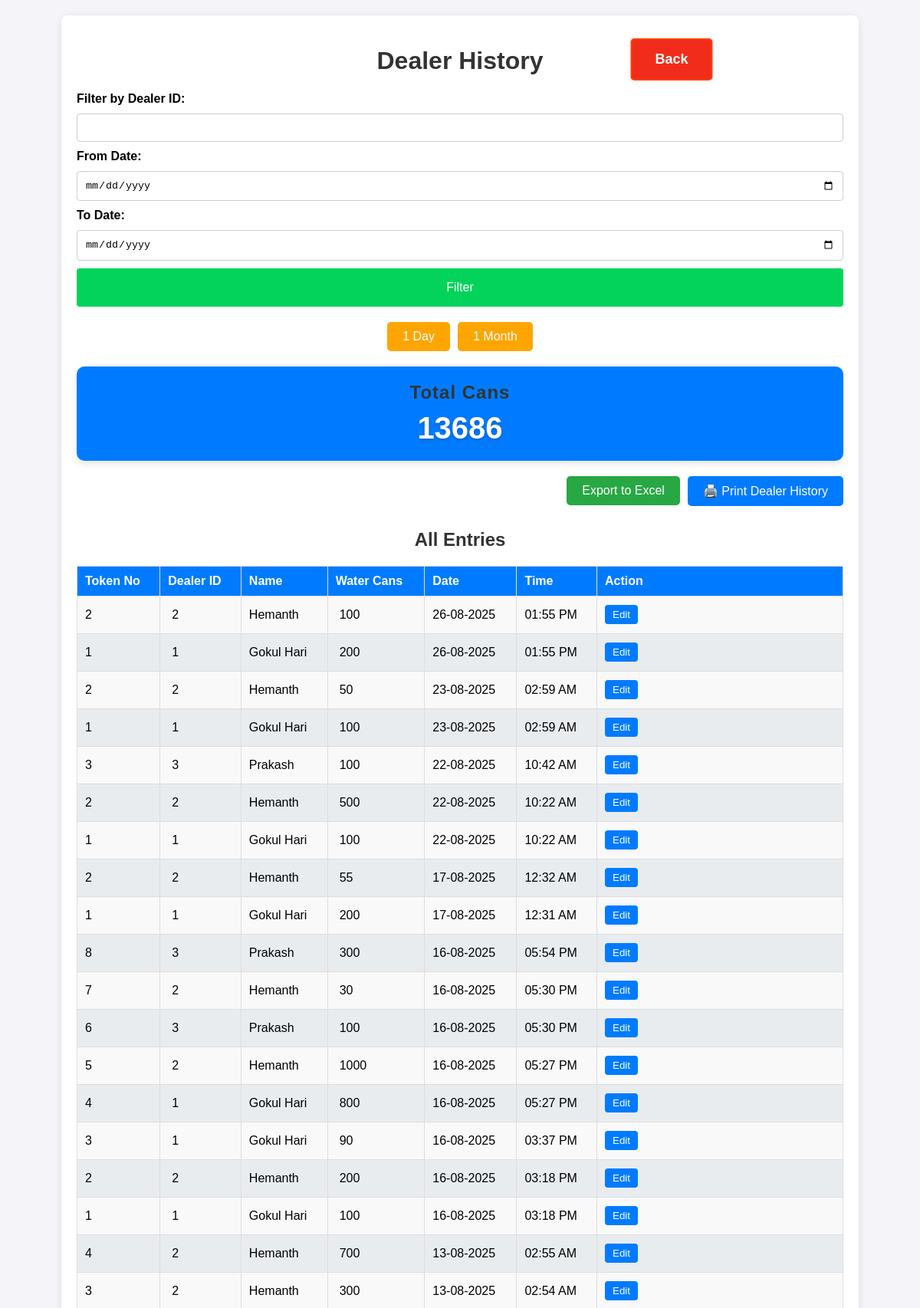
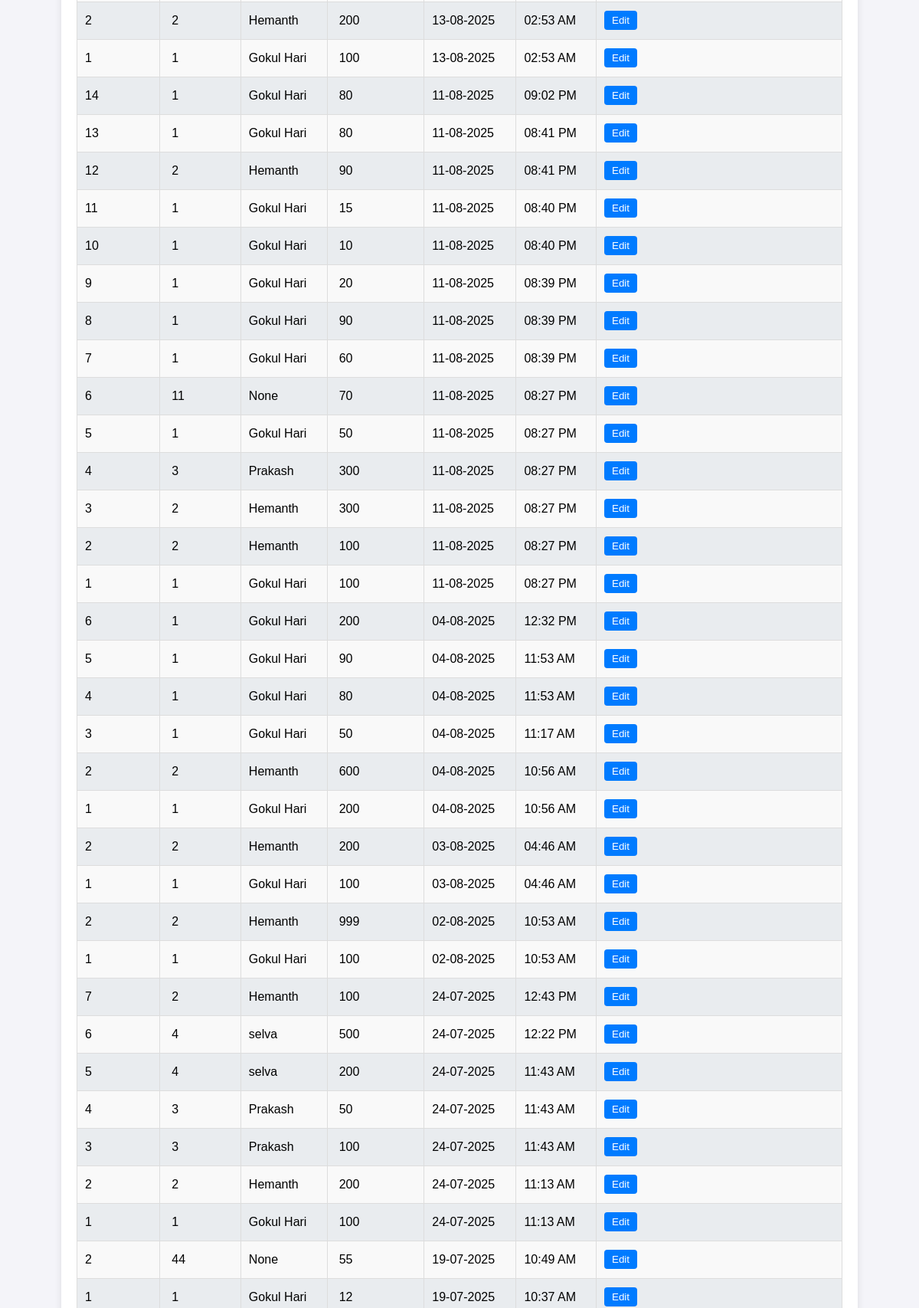
The page /history?filter_type=all (signed in, upper part) on the database its author committed (2 pictures, top to bottom).
### app.py (models this page shows, shortened)
class Dealer_details(db.Model):
    id = db.Column(db.Integer, primary_key=True)
    dealer_id = db.Column(db.String(100), nullable=False, unique=True)
    name = db.Column(db.String(100), nullable=False)
    mobile = db.Column(db.String(15), nullable=False)
    address = db.Column(db.String(400), nullable=True)
    aadhaar_file = db.Column(db.String(400))  # Path to Aadhaar copy
    photo_file = db.Column(db.String(400))

class Dealer(db.Model):
    id = db.Column(db.Integer, primary_key=True)
    dealer_id = db.Column(db.String(100), nullable=False)
    water_can_count = db.Column(db.Integer, nullable=False)
    timestamp = db.Column(db.DateTime, default=datetime.now)
    token_id = db.Column(db.Integer, nullable=False)  # Daily resetting token ID
    @property
    def formatted_date(self):
        return self.timestamp.strftime("%d-%m-%Y")  # Format the date
    @property
    def formatted_time(self):
        return self.timestamp.strftime("%I:%M %p")  # Format the time in 12-hour format

### app.py (the view)
@app.route('/history', methods=['GET'])
def history(msg=None):
    if 'user' not in session:
        return redirect(url_for("login"))
    filtered_data, filter_type = get_filtered_data(request)
    dealer_id_filter = request.args.get('dealer_id', '')  # Default is an empty string
    date_from = request.args.get('date_from', '')
    date_to = request.args.get('date_to', '')
    total_cans = sum(dealer.water_can_count for dealer, dealer_name in filtered_data)
    return render_template('history.html', data=filtered_data,
                            dealer_id=dealer_id_filter,
                            date_from=date_from,
                            date_to=date_to,
                            total_cans=total_cans,
                            filter_type=filter_type,
                            msg=msg)

### templates/history.html (shortened to what this page needs)
<!DOCTYPE html>
<html lang="en">
<head>
    <link rel="stylesheet" href="/static/styles.css">
</head>
<body>
    <div class="container history_container">
        <h1>Dealer History</h1>
        <form method="GET" class="form">
            <label for="dealer_id">Filter by Dealer ID:</label>
            <input type="text" id="dealer_id" name="dealer_id" value="{{ dealer_id }}">
            <label for="date_from">From Date:</label>
            <input type="date" id="date_from" name="date_from" value="{{ date_from }}">
            <label for="date_to">To Date:</label>
            <input type="date" id="date_to" name="date_to" value="{{ date_to }}">
            <button type="submit" name="filter_button" value="submit" class="btn">Filter</button>
        </form>
        <div class="filter-buttons hide-on-print">
            <a href="/history?filter_type=1-day" class="filter-button {{ 'active' if filter_type == '1-day' else '' }}">1 Day</a>
            <a href="/history?filter_type=1-month" class="filter-button {{ 'active' if filter_type == '1-month' else '' }}">1 Month</a>
        </div>
         <div class="total-cans-card">
            <h2>Total Cans</h2>
            <div class="total-cans-number">{{ total_cans }}</div>
        </div>
        <div class="export-options hide-on-print">
            <form action="/export" method="get">
                <button type="submit" class="export-button">Export to Excel</button>
            </form>
            <div style="text-align: right; margin-bottom: 10px;">
                <button class="print_btn" onclick="window.print()">
                    🖨️ Print Dealer History
                </button>
            </div>
        </div>
        <a href="/" class="back">Back</a>
        <h2>All Entries</h2>
        <table class="history_data">
            <thead>
                <tr>
                    <th>Token No</th>
                    <th>Dealer ID</th>
                    <th>Name</th>
                    <th>Water Cans</th>
                    <th>Date</th>
                    <th>Time</th>
                    <th class="history_action">Action</th>
                </tr>
            </thead>
            <tbody>
                {% for dealer, dealer_name in data %}
                <tr>
                    <td>{{ dealer.token_id }}</td>
                    <td><input type="text" id="dealer_id_{{ dealer.id }}" value="{{ dealer.dealer_id }}" readonly></td>
                    <td>{{ dealer_name }}</td>
                    <td><input type="number" id="water_can_{{ dealer.id }}" value="{{ dealer.water_can_count }}" readonly></td>
                    <td>{{ dealer.formatted_date }}</td>
                    <td>{{ dealer.formatted_time }}</td>
                    <td>
                        <button class="edit" onclick="enableEdit({{ dealer.id }})">Edit</button>
                    </td>
                </tr>
                {% endfor %}
            </tbody>
        </table>
    </div>
</body>
</html>

### static/styles.css (style rules this page uses)
body { font-family: Arial, sans-serif; background-color: #f4f4f9; margin: 0; padding: 0; }
.container { max-width: 800px; margin: 20px auto; background: #fff; padding: 20px; border-radius: 8px; box-shadow: 0 2px 10px rgba(0, 0, 0, 0.1); }
.history_container { max-width: 1000px; }
h1, h2 { color: #333; text-align: center; }
.form { display: flex; flex-direction: column; gap: 10px; margin-bottom: 20px; }
.form label { font-weight: bold; }
.form input { padding: 10px; border: 1px solid #ccc; border-radius: 4px; }
.btn { background-color: #03d35a; color: #fff; border: none; padding: 10px; border-radius: 4px; cursor: pointer; font-size: medium; height: 50px; }
table { width: 100%; border-collapse: collapse; margin-top: 10px; }
.filter-buttons { display: flex; justify-content: center; gap: 10px; margin-bottom: 20px; }
.filter-buttons .filter-button { all: unset; padding: 10px 20px; text-decoration: none; background-color: #ffa502; color: #fff; border-radius: 5px; transition: background-color 0.2s, transform 0.2s; }
.total-cans-card { display: flex; flex-direction: column; align-items: center; justify-content: center; background-color: #007bff; color: #fff; border-radius: 10px; padding: 20px; box-shadow: 0 4px 8px rgba(0, 0, 0, 0.1); margin-bottom: 20px; text-align: center; }
.total-cans-card h2 { margin: 0; font-size: 1.5rem; font-weight: 600; letter-spacing: 1px; }
.total-cans-card .total-cans-number { margin-top: 10px; font-size: 2.5rem; font-weight: bold; text-shadow: 0 2px 4px rgba(0, 0, 0, 0.2); }
h2 { text-align: center; margin-bottom: 20px; }
table th, table td { padding: 10px; border: 1px solid #ddd; text-align: left; }
table th { background-color: #007bff; color: white; }
table tbody tr:nth-child(odd) { background-color: #f9f9f9; }
table tbody tr:nth-child(even) { background-color: #e9ecef; }
a { display: inline-block; padding: 15px 30px; font-size: 18px; font-weight: bold; text-align: center; text-decoration: none; background-color: #007bff; color: white; border-radius: 5px; border: 2px solid #007bff; transition: all 0.3s ease; position: absolute; left: 50%; transform: translateX(-50%); transition: transform 0.2s, background-color 0.2s; }
.back { background-color: #f22c1a; border: 2px solid #ff4000; top: 50px; left: 73%; }
.history_data input[readonly], .dealer_accounts input[readonly] { background-color: transparent; border: none; font-size: 16px; }
.history_data input, .dealer_accounts input { width: 50px; padding: 5px; font-size: 16px; }
.history_data button, .dealer_accounts button { background-color: #03d35a; color: white; padding: 5px 10px; border: none; cursor: pointer; border-radius: 4px; }
.history_data .edit { background-color: #007bff; }
.history_data .history_action { width: 300px; }
.export-options { display: flex; justify-content: right; gap: 10px; margin-bottom: 20px; }
.export-options .export-button { all: unset; background-color: #28a745; color: white; cursor: pointer; padding: 10px 20px; text-decoration: none; border-radius: 5px; transition: background-color 0.2s, transform 0.2s; }
.print_btn { all: unset; background-color: #007bff; color: white; cursor: pointer; padding: 10px 20px; text-decoration: none; border-radius: 5px; transition: background-color 0.2s, transform 0.2s; }

### rows shown on the page
Dealer_details: token_id "2", dealer_id "2", name "Hemanth", water_can_count "100", formatted_date "26-08-2025", formatted_time "01:55 PM", water_can_count "50", formatted_date "23-08-2025", formatted_time "02:59 AM", water_can_count "500", formatted_date "22-08-2025", formatted_time "10:22 AM", water_can_count "55", formatted_date "17-08-2025", formatted_time "12:32 AM", token_id "7", water_can_count "30", formatted_date "16-08-2025", formatted_time "05:30 PM", token_id "5", water_can_count "1000", formatted_time "05:27 PM", water_can_count "200", formatted_time "03:18 PM", token_id "4", water_can_count "700", formatted_date "13-08-2025", formatted_time "02:55 AM", token_id "3", water_can_count "300", formatted_time "02:54 AM", formatted_time "02:53 AM", token_id "12", water_can_count "90", formatted_date "11-08-2025", formatted_time "08:41 PM", formatted_time "08:27 PM", water_can_count "600", formatted_date "04-08-2025", formatted_time "10:56 AM", formatted_date "03-08-2025", formatted_time "04:46 AM", water_can_count "999", formatted_date "02-08-2025", formatted_time "10:53 AM", formatted_date "24-07-2025", formatted_time "12:43 PM", formatted_time "11:13 AM"
Dealer_details: token_id "1", dealer_id "1", name "Gokul Hari", water_can_count "200", formatted_date "26-08-2025", formatted_time "01:55 PM", water_can_count "100", formatted_date "23-08-2025", formatted_time "02:59 AM", formatted_date "22-08-2025", formatted_time "10:22 AM", formatted_date "17-08-2025", formatted_time "12:31 AM", token_id "4", water_can_count "800", formatted_date "16-08-2025", formatted_time "05:27 PM", token_id "3", water_can_count "90", formatted_time "03:37 PM", formatted_time "03:18 PM", formatted_date "13-08-2025", formatted_time "02:53 AM", token_id "14", water_can_count "80", formatted_date "11-08-2025", formatted_time "09:02 PM", token_id "13", formatted_time "08:41 PM", token_id "11", water_can_count "15", formatted_time "08:40 PM", token_id "10", water_can_count "10", token_id "9", water_can_count "20", formatted_time "08:39 PM", token_id "8", token_id "7", water_can_count "60", token_id "5", water_can_count "50", formatted_time "08:27 PM", token_id "6", formatted_date "04-08-2025", formatted_time "12:32 PM", formatted_time "11:53 AM", formatted_time "11:17 AM", formatted_time "10:56 AM", formatted_date "03-08-2025", formatted_time "04:46 AM", formatted_date "02-08-2025", formatted_time "10:53 AM", formatted_date "24-07-2025", formatted_time "11:13 AM", water_can_count "12", formatted_date "19-07-2025", formatted_time "10:37 AM"
Dealer_details: token_id "3", dealer_id "3", name "Prakash", water_can_count "100", formatted_date "22-08-2025", formatted_time "10:42 AM", token_id "8", water_can_count "300", formatted_date "16-08-2025", formatted_time "05:54 PM", token_id "6", formatted_time "05:30 PM", token_id "4", formatted_date "11-08-2025", formatted_time "08:27 PM", water_can_count "50", formatted_date "24-07-2025", formatted_time "11:43 AM"
Dealer: token_id "6", dealer_id "11", dealer_name "None", water_can_count "70", formatted_date "11-08-2025", formatted_time "08:27 PM"
Dealer_details: token_id "6", dealer_id "4", name "selva", water_can_count "500", formatted_date "24-07-2025", formatted_time "12:22 PM", token_id "5", water_can_count "200", formatted_time "11:43 AM"
Dealer: token_id "2", dealer_id "44", dealer_name "None", water_can_count "55", formatted_date "19-07-2025", formatted_time "10:49 AM"

### other values the page prints
{{ total_cans }} "13686"
